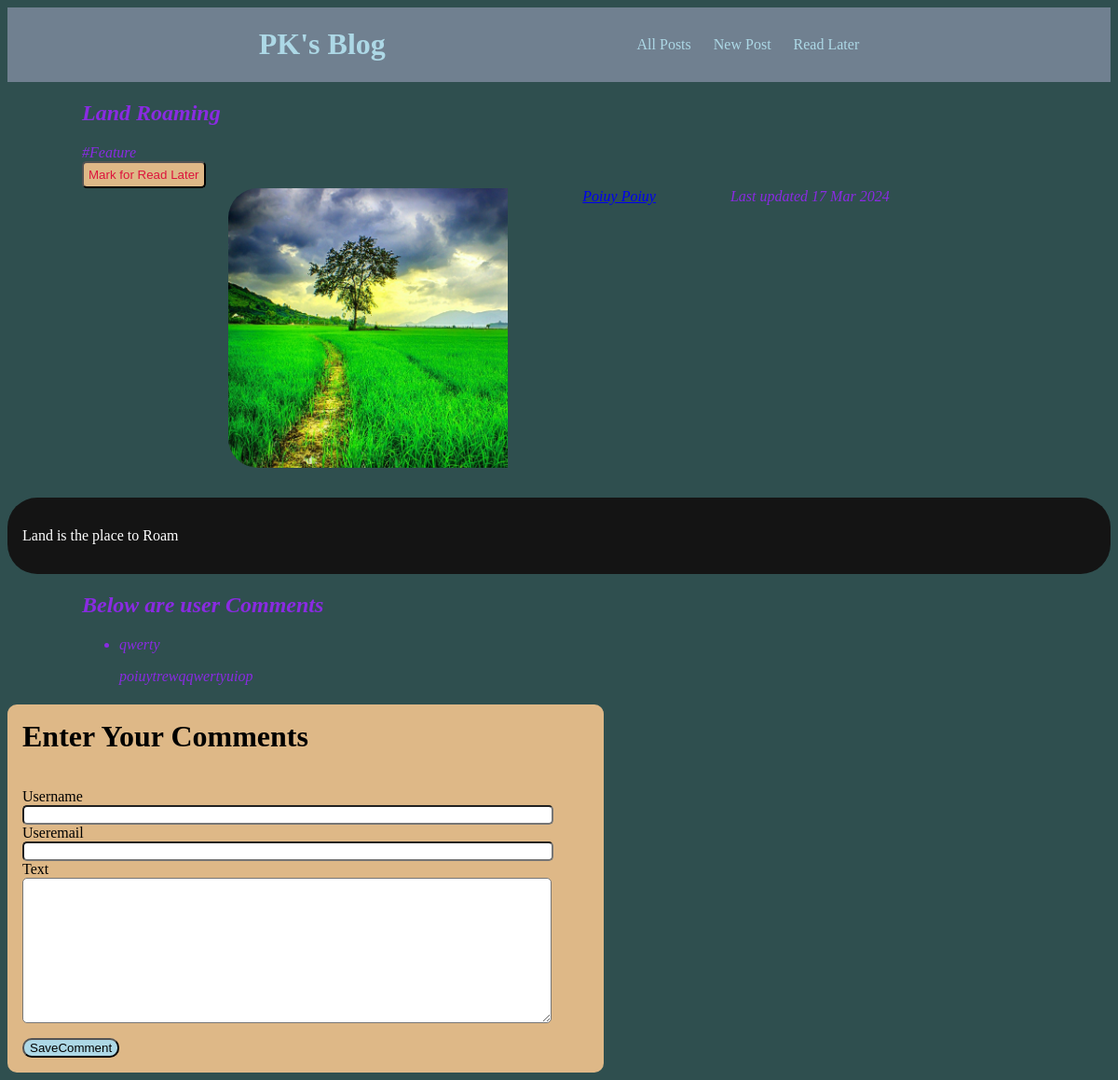
Page /posts/land-roaming on the committed database.
### blog/models.py (models this page shows, shortened)
class Post(models.Model):
    title=models.CharField(max_length=25)
    excerpt=models.CharField(max_length=50)
    image = models.ImageField(upload_to="posts")
    dated=models.DateField(auto_now=True)
    content=models.TextField(validators=[MinLengthValidator(10)])
    slug=models.SlugField(unique=True)
    tags=models.ManyToManyField(Tag)
    author=models.ForeignKey(Author,on_delete=models.SET_NULL,null=True,related_name="posts")

class Tag(models.Model):
    caption=models.CharField(max_length=50)
    def __str__(self):
        return f"{self.caption}"

class Author(models.Model):
    fname=models.CharField(max_length=25)
    lname=models.CharField(max_length=25)
    email=models.EmailField()
    def __str__(self):
        return f"{self.fname} {self.lname}"

class Comment(models.Model):
    username=models.CharField(max_length=50)
    useremail=models.EmailField()
    text = models.TextField()
    post = models.ForeignKey(Post,on_delete=models.CASCADE,related_name="comments")

### blog/views.py (the view, shortened to what this page needs)
# urls.py: path("posts/<slug:slug>", views.PostDetailView.as_view(), name='post-detail-page'),
class PostDetailView(View):
    def get(self,request,slug):
        the_post=Post.objects.get(slug=slug)
        comments=the_post.comments.all().order_by("-id")
        form=CommentForm()
        post_ids=request.session.get("later_posts")
        if post_ids is None or len(post_ids)==0:
            marked = False
        else:
            marked = the_post.id in post_ids
        return render(request,"blog/post-detail.html",{"the_post":the_post,"form":form,"comments":comments,"marked":marked})

### blog/forms.py
class CommentForm(ModelForm):
    class Meta:
        model = Comment
        exclude = ['post']

### blog/templates/blog/post-detail.html (shortened to what this page needs)
{% extends "base.html" %}
{% load static %}
{% block css_files %}
<link rel="stylesheet" href="{% static "app.css" %}">
<link rel="stylesheet" href="{% static "blog/post-detail.css" %}">
{% endblock css_files %}
{% block content %}
    <section>
        <h2>{{the_post.title}}</h2>
        <div>
            {% for tag in the_post.tags.all %}
                <span>#{{tag}}</span>
            {% endfor %}
        </div>
        <div>
            <form action="{% url "read-later" %}" method="post" id="idlater">
                <button type="submit">
                    {% if not marked %}
                    Mark for Read Later
                    {% else %}
                    Remove from ReadLater
                    {% endif %}
                </button>
            </form>
        </div>
        <article>
            <img src="{{the_post.image.url}}" alt="the_post.title" width = "300" height = "300">
            <address><a href="mailto:{{the_post.author.email}}">{{the_post.author|title}}</a></address>
            <div>Last updated <time>{{the_post.dated|date:"d M Y"}}</time></div>
        </article>
    </section>
    <main>
        <p>{{the_post.content|linebreaks}}</p>
    </main>
    <section id="comments">
        <p><h1>Below are user Comments</h1></p>
        <ul>
            {% for comment in comments %}
                <li>
                    <p>{{comment.username}}</p>
                    <p>{{comment.text}}</p>
                </li>
            {% endfor %}
        </ul>
    </section>
    <form action="{% url "post-detail-page" the_post.slug %}" method="post" id="idform">
        <h1>Enter Your Comments</h1>
        {% for field in form %}
            <div class="form-control {% if field.errors %}invalid{% endif %}">
                {{field.label}}
                {{field}}
            </div>
        {% endfor %}
        <button type="submit">SaveComment</button>
    </form>
{% endblock content %}

### static/app.css (style rules this page uses)
body { background-color: darkslategrey; }

### blog/static/blog/post-detail.css (style rules this page uses)
section { font-style: italic; color: blueviolet; padding-left: 5rem; }
section>article { display: flex; justify-content: center; }
section>article>* { padding-right: 5rem; }
section>article>img { border-radius: 2rem; }
main { background-color: rgb(20, 20, 20); border-radius: 2rem; padding: 1rem; margin-top: 2rem; color: white; }
#idlater>button { margin:auto; background-color: burlywood; color: crimson; border-radius: 5px; padding: 5px; }
#idform { background-color: burlywood; width:90%; max-width: 40rem; border-radius: 10px; }
#idform h1 { padding: 1rem; }
.form-control { padding-left: 1rem; }
.form-control input, .form-control textarea { display: block; width: 90%; border-radius: 5px; }
#idform>button { margin: 1rem; background-color: lightblue; border-radius: 10px; }

### rows in the picture
Post: title "Land Roaming", image (picture), author "Poiuy Poiuy", dated "17 Mar 2024", content "Land is the place to Roam"
Tag: caption "Feature"
Comment: username "qwerty", text "poiuytrewqqwertyuiop"

### other values in the picture
{{ field.label }} "Username" "Useremail" "Text"
